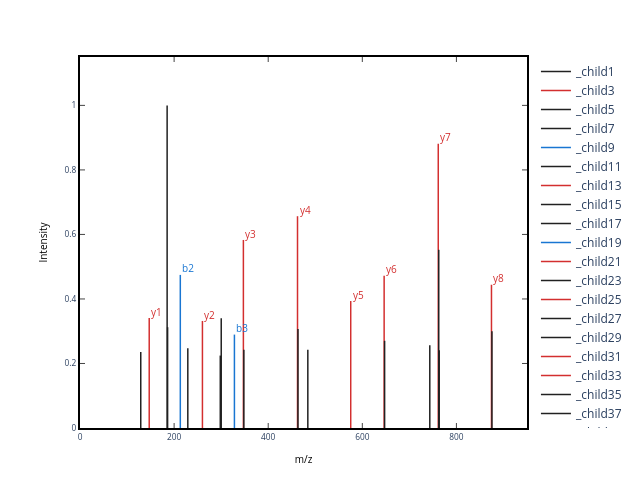

The code cell stored with this chart in its notebook:
### Markdown cell above
We can use the python package `spectrum_utils` to annotate our spectrum using our peptide's ion ladder. This means it will color all the observed b-ions blue and all the y-ions red in an MS2 for a given peptide sequence.

Run the code cell below to generate an annotated MS2 spectrum for `VLDALDSIK`.

### Code cell
ms2_spectrum_annotated = get_MS2_object(mzml_path, 5672, peptide = 'VLDALDSIK')
plot_MS2(ms2_spectrum_annotated)

### Figure 1 — Plotly figure (JSON) as saved in the notebook; plotly's stock layout.template omitted (floating-point values rounded to 4 significant figures)
{"data": [{"line": {"color": "rgba (33, 33, 33, 1)", "dash": "solid", "width": 1.5}, "mode": "lines", "name": "_child1", "type": "scatter", "x": [129.1, 129.1], "xaxis": "x", "y": [0, 0.2356], "yaxis": "y"}, {"line": {"color": "rgba (211, 47, 47, 1)", "dash": "solid", "width": 1.5}, "mode": "lines", "name": "_child3", "type": "scatter", "x": [147.1, 147.1], "xaxis": "x", "y": [0, 0.3408], "yaxis": "y"}, {"line": {"color": "rgba (33, 33, 33, 1)", "dash": "solid", "width": 1.5}, "mode": "lines", "name": "_child5", "type": "scatter", "x": [185.2, 185.2], "xaxis": "x", "y": [0, 1], "yaxis": "y"}, {"line": {"color": "rgba (33, 33, 33, 1)", "dash": "solid", "width": 1.5}, "mode": "lines", "name": "_child7", "type": "scatter", "x": [186.2, 186.2], "xaxis": "x", "y": [0, 0.3124], "yaxis": "y"}, {"line": {"color": "rgba (25, 118, 210, 1)", "dash": "solid", "width": 1.5}, "mode": "lines", "name": "_child9", "type": "scatter", "x": [213.2, 213.2], "xaxis": "x", "y": [0, 0.4746], "yaxis": "y"}, {"line": {"color": "rgba (33, 33, 33, 1)", "dash": "solid", "width": 1.5}, "mode": "lines", "name": "_child11", "type": "scatter", "x": [229.1, 229.1], "xaxis": "x", "y": [0, 0.2473], "yaxis": "y"}, {"line": {"color": "rgba (211, 47, 47, 1)", "dash": "solid", "width": 1.5}, "mode": "lines", "name": "_child13", "type": "scatter", "x": [260.2, 260.2], "xaxis": "x", "y": [0, 0.3318], "yaxis": "y"}, {"line": {"color": "rgba (33, 33, 33, 1)", "dash": "solid", "width": 1.5}, "mode": "lines", "name": "_child15", "type": "scatter", "x": [298.1, 298.1], "xaxis": "x", "y": [0, 0.2245], "yaxis": "y"}, {"line": {"color": "rgba (33, 33, 33, 1)", "dash": "solid", "width": 1.5}, "mode": "lines", "name": "_child17", "type": "scatter", "x": [300.2, 300.2], "xaxis": "x", "y": [0, 0.3405], "yaxis": "y"}, {"line": {"color": "rgba (25, 118, 210, 1)", "dash": "solid", "width": 1.5}, "mode": "lines", "name": "_child19", "type": "scatter", "x": [328.2, 328.2], "xaxis": "x", "y": [0, 0.2895], "yaxis": "y"}, {"line": {"color": "rgba (211, 47, 47, 1)", "dash": "solid", "width": 1.5}, "mode": "lines", "name": "_child21", "type": "scatter", "x": [347.2, 347.2], "xaxis": "x", "y": [0, 0.5829], "yaxis": "y"}, {"line": {"color": "rgba (33, 33, 33, 1)", "dash": "solid", "width": 1.5}, "mode": "lines", "name": "_child23", "type": "scatter", "x": [348.2, 348.2], "xaxis": "x", "y": [0, 0.2427], "yaxis": "y"}, {"line": {"color": "rgba (211, 47, 47, 1)", "dash": "solid", "width": 1.5}, "mode": "lines", "name": "_child25", "type": "scatter", "x": [462.3, 462.3], "xaxis": "x", "y": [0, 0.6565], "yaxis": "y"}, {"line": {"color": "rgba (33, 33, 33, 1)", "dash": "solid", "width": 1.5}, "mode": "lines", "name": "_child27", "type": "scatter", "x": [463.3, 463.3], "xaxis": "x", "y": [0, 0.3068], "yaxis": "y"}, {"line": {"color": "rgba (33, 33, 33, 1)", "dash": "solid", "width": 1.5}, "mode": "lines", "name": "_child29", "type": "scatter", "x": [484.2, 484.2], "xaxis": "x", "y": [0, 0.2424], "yaxis": "y"}, {"line": {"color": "rgba (211, 47, 47, 1)", "dash": "solid", "width": 1.5}, "mode": "lines", "name": "_child31", "type": "scatter", "x": [575.3, 575.3], "xaxis": "x", "y": [0, 0.3936], "yaxis": "y"}, {"line": {"color": "rgba (211, 47, 47, 1)", "dash": "solid", "width": 1.5}, "mode": "lines", "name": "_child33", "type": "scatter", "x": [646.4, 646.4], "xaxis": "x", "y": [0, 0.472], "yaxis": "y"}, {"line": {"color": "rgba (33, 33, 33, 1)", "dash": "solid", "width": 1.5}, "mode": "lines", "name": "_child35", "type": "scatter", "x": [647.4, 647.4], "xaxis": "x", "y": [0, 0.2703], "yaxis": "y"}, {"line": {"color": "rgba (33, 33, 33, 1)", "dash": "solid", "width": 1.5}, "mode": "lines", "name": "_child37", "type": "scatter", "x": [743.4, 743.4], "xaxis": "x", "y": [0, 0.2564], "yaxis": "y"}, {"line": {"color": "rgba (211, 47, 47, 1)", "dash": "solid", "width": 1.5}, "mode": "lines", "name": "_child39", "type": "scatter", "x": [761.4, 761.4], "xaxis": "x", "y": [0, 0.8811], "yaxis": "y"}, {"line": {"color": "rgba (33, 33, 33, 1)", "dash": "solid", "width": 1.5}, "mode": "lines", "name": "_child41", "type": "scatter", "x": [762.4, 762.4], "xaxis": "x", "y": [0, 0.5524], "yaxis": "y"}, {"line": {"color": "rgba (33, 33, 33, 1)", "dash": "solid", "width": 1.5}, "mode": "lines", "name": "_child43", "type": "scatter", "x": [763.4, 763.4], "xaxis": "x", "y": [0, 0.2412], "yaxis": "y"}, {"line": {"color": "rgba (211, 47, 47, 1)", "dash": "solid", "width": 1.5}, "mode": "lines", "name": "_child45", "type": "scatter", "x": [874.5, 874.5], "xaxis": "x", "y": [0, 0.444], "yaxis": "y"}, {"line": {"color": "rgba (33, 33, 33, 1)", "dash": "solid", "width": 1.5}, "mode": "lines", "name": "_child47", "type": "scatter", "x": [875.5, 875.5], "xaxis": "x", "y": [0, 0.2997], "yaxis": "y"}], "layout": {"annotations": [{"align": "left", "font": {"color": "#D32F2F", "size": 10}, "opacity": 1, "showarrow": false, "text": "y1", "x": 147.1, "xanchor": "left", "xref": "x", "y": 0.3608, "yanchor": "middle", "yref": "y"}, {"align": "left", "font": {"color": "#1976D2", "size": 10}, "opacity": 1, "showarrow": false, "text": "b2", "x": 213.2, "xanchor": "left", "xref": "x", "y": 0.4946, "yanchor": "middle", "yref": "y"}, {"align": "left", "font": {"color": "#D32F2F", "size": 10}, "opacity": 1, "showarrow": false, "text": "y2", "x": 260.2, "xanchor": "left", "xref": "x", "y": 0.3518, "yanchor": "middle", "yref": "y"}, {"align": "left", "font": {"color": "#1976D2", "size": 10}, "opacity": 1, "showarrow": false, "text": "b3", "x": 328.2, "xanchor": "left", "xref": "x", "y": 0.3095, "yanchor": "middle", "yref": "y"}, {"align": "left", "font": {"color": "#D32F2F", "size": 10}, "opacity": 1, "showarrow": false, "text": "y3", "x": 347.2, "xanchor": "left", "xref": "x", "y": 0.6029, "yanchor": "middle", "yref": "y"}, {"align": "left", "font": {"color": "#D32F2F", "size": 10}, "opacity": 1, "showarrow": false, "text": "y4", "x": 462.3, "xanchor": "left", "xref": "x", "y": 0.6765, "yanchor": "middle", "yref": "y"}, {"align": "left", "font": {"color": "#D32F2F", "size": 10}, "opacity": 1, "showarrow": false, "text": "y5", "x": 575.3, "xanchor": "left", "xref": "x", "y": 0.4136, "yanchor": "middle", "yref": "y"}, {"align": "left", "font": {"color": "#D32F2F", "size": 10}, "opacity": 1, "showarrow": false, "text": "y6", "x": 646.4, "xanchor": "left", "xref": "x", "y": 0.492, "yanchor": "middle", "yref": "y"}, {"align": "left", "font": {"color": "#D32F2F", "size": 10}, "opacity": 1, "showarrow": false, "text": "y7", "x": 761.4, "xanchor": "left", "xref": "x", "y": 0.9011, "yanchor": "middle", "yref": "y"}, {"align": "left", "font": {"color": "#D32F2F", "size": 10}, "opacity": 1, "showarrow": false, "text": "y8", "x": 874.5, "xanchor": "left", "xref": "x", "y": 0.464, "yanchor": "middle", "yref": "y"}], "autosize": false, "height": 480, "hovermode": "closest", "margin": {"b": 52, "l": 80, "pad": 0, "r": 63, "t": 57}, "plot_bgcolor": "white", "width": 640, "xaxis": {"anchor": "y", "domain": [0, 1], "linecolor": "black", "linewidth": 2, "mirror": "ticks", "nticks": 6, "range": [0, 950], "showgrid": true, "showline": true, "side": "bottom", "tickfont": {"size": 8.33}, "ticks": "inside", "title": {"font": {"color": "#000000", "size": 10}, "text": "m/z"}, "type": "linear", "zeroline": false}, "yaxis": {"anchor": "x", "domain": [0, 1], "linecolor": "black", "linewidth": 2, "mirror": "ticks", "nticks": 7, "range": [0, 1.15], "showgrid": true, "showline": true, "side": "left", "tickfont": {"size": 8.33}, "ticks": "inside", "title": {"font": {"color": "#000000", "size": 10}, "text": "Intensity"}, "type": "linear", "zeroline": false}}}
